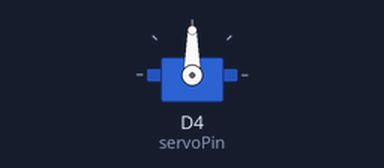
Simulated run of this sketch. Board: ESP8266 (NodeMCU). Parts: servo.

Above: at 0.05 s.
At 5.0 s:
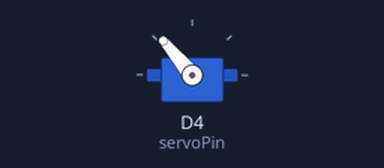
Timing chart, 0 to 6.5 s (numbered marks = the images above):
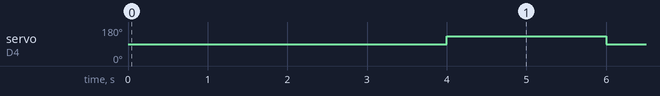

The sketch:

servo_text.ino
```cpp
// Include the Servo library
#include <Servo.h>
// Declare the Servo pin
int servoPin = D4;
// Create a servo object
Servo Servo1;
void setup() {
   // We need to attach the servo to the used pin number
   Servo1.attach(servoPin);
}
void loop(){
   // Make servo go to 0 degrees
  // Servo1.write(0);
   delay(1000);
   // Make servo go to 90 degrees
   Servo1.write(90);
   delay(3000);
   // Make servo go to 180 degrees
   Servo1.write(130);
   delay(1000);
 }
```

Measured:
- by itself, servo on D4 (servoPin): alternates 130° for 2.0 s and 90° for 3.0 s
